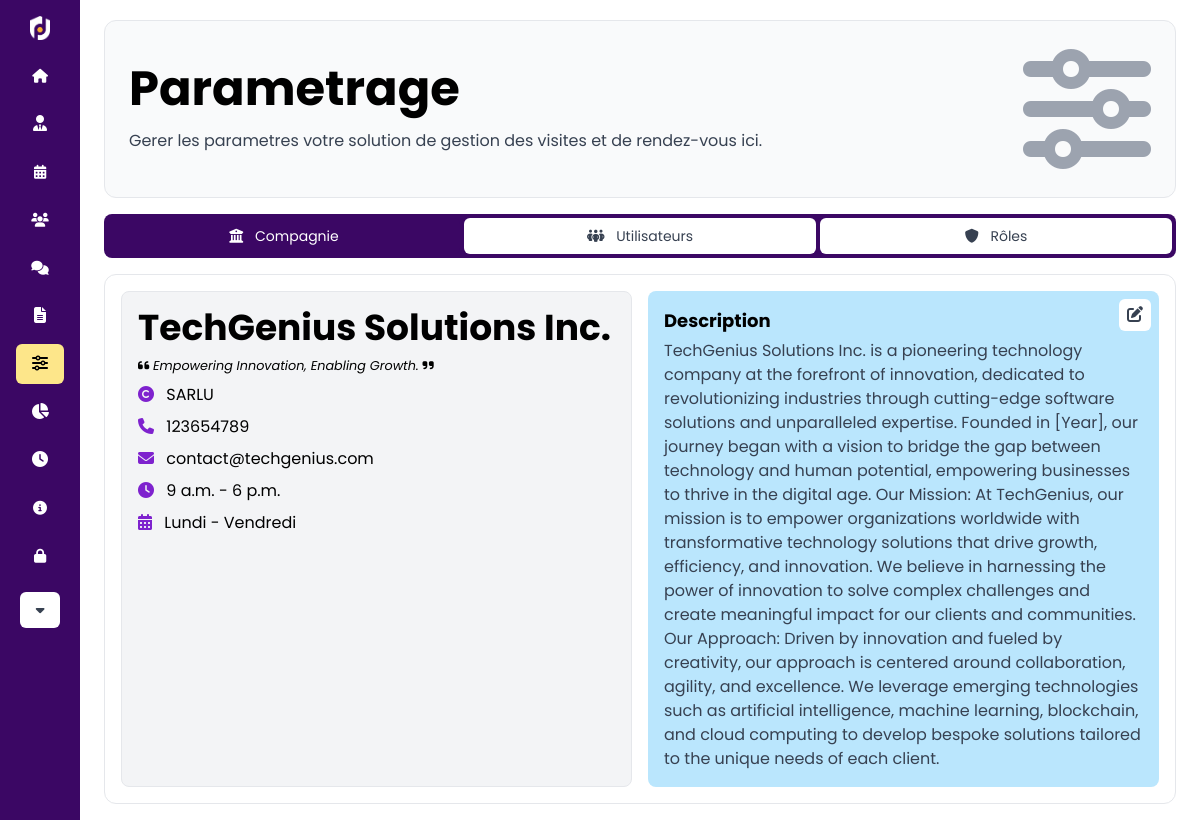
Page /parameters/ (signed in) on the committed database.
### base/models.py (models this page shows, shortened)
class Company(models.Model):
    manager = models.ForeignKey(CustomUser, on_delete=models.CASCADE)
    name = models.CharField(max_length=255)
    slogan = models.CharField(max_length=255)
    company_type = models.CharField(max_length=50, choices=company_types)
    phone = models.CharField(max_length=255, blank=True, null=True)
    email = models.EmailField(max_length=255, null=True, blank=True)
    description = models.TextField(blank=True, null=True, max_length=1000)
    employees = models.ManyToManyField(
        Profile, related_name='companies', blank=True)
    workdays = models.ManyToManyField(WorkDay, blank=True)
    is_verified = models.BooleanField(default=True)
    timestamp = models.DateTimeField(auto_now_add=True)
    opening_time = models.TimeField(blank=True, null=True)
    closing_time = models.TimeField(blank=True, null=True)

class WorkDay(models.Model):
    name = models.CharField(max_length=255)
    fr_name = models.CharField(max_length=255)
    opening_time = models.TimeField(blank=True, null=True)
    closing_time = models.TimeField(blank=True, null=True)

### base/views.py (the view)
# urls.py: path('parameters/', parameters, name='parameters'),
@ login_required(login_url='login')
def parameters(req):
    user = req.user
    if user.role.sec_level < 3:
        curr_comp = get_object_or_404(Company, id=user.profile.company.id)
    else:
        curr_comp = get_object_or_404(Company, manager=user)
    users = CustomUser.objects.all()
    user_roles = Role.objects.all()
    first_day = curr_comp.workdays.first()
    last_day = curr_comp.workdays.last()
    form = RoleForm()
    if req.method == 'POST':
        form = RoleForm(req.POST)
        if form.is_valid():
            form.save()
            return redirect('parameters')
    context = {
        "params_page": "active",
        'title': 'Parameters',
        'users': users,
        'user_roles': user_roles,
        'curr_comp': curr_comp,
        'first_day': first_day,
        'last_day': last_day,
        'form': form,
    }
    return render(req, 'base/parameters.html', context)

### accounts/models.py (called while the page is built)
    def __str__(self):
        return self.name

### base/utils.py (called while the page is built)
def h_encode(id):
    return hashids.encode(id)

    def to_url(self, value):
        return h_encode(value)

### base/templates/base/parameters.html (shortened to what this page needs)
{% extends 'main.html' %} {% load static %} {% block content %}
<div
  class="p-6 bg-gray-50 border rounded-xl flex flex-col md:flex-row gap-8 justify-between items-center"
>
  <article class="w-full">
    <h1 class="text-black text-3xl lg:text-5xl xl:text-7xl font-bold">Parametrage</h1>
    <p class="mt-4">
      Gerer les parametres votre solution de gestion des visites et de rendez-vous ici.
    </p>
  </article>
  <i class="fa-solid fa-sliders text-gray-400 text-9xl"></i>
</div>
<div
  class="my-4 tabbar w-full p-1 bg-purple-950 rounded-lg flex justify-between gap-1 h-fit w-full text-sm"
>
  <button
    class="tabBtn px-4 py-2 bg-white hover:bg-purple-950 hover:text-white rounded-md w-full"
    onclick="openTab(event, 'company')"
    id="defaultTab"
  >
    <i class="fa-solid fa-building-columns"></i>
    <span class="hidden lg:inline lg:ml-2">Compagnie</span>
  </button>
  <button
    class="tabBtn px-4 py-2 bg-white hover:bg-purple-950 hover:text-white rounded-md w-full"
    onclick="openTab(event, 'users')"
  >
    <i class="fa-solid fa-people-group"></i>
    <span class="hidden lg:inline lg:ml-2">Utilisateurs</span>
  </button>
  <button
    class="tabBtn px-4 py-2 bg-white hover:bg-purple-950 hover:text-white rounded-md w-full"
    onclick="openTab(event, 'roles')"
  >
    <i class="fa-solid fa-shield"></i>
    <span class="hidden lg:inline lg:ml-2">Rôles</span>
  </button>
</div>
<section
  id="company"
  class="tabcontent relative my-4 border border p-4 rounded-xl"
>
  {% if user.role.sec_level >= 4 %}
  <button
    onclick="hide_dialogs()"
    hx-target="#basic_dialog"
    hx-get="{% url 'edit_company' curr_comp.id %}"
    class="absolute top-6 right-6 px-2 py-1 bg-white hover:bg-purple-400 rounded-md hover:text-black"
  >
    <i class="fa-solid fa-pen-to-square"></i>
  </button>
  {% endif %}
  <div class="grid lg:grid-cols-2 gap-4">
    <div class="flex flex-col gap-2 p-4 bg-gray-100 border rounded-lg">
      <h3 class="4 text-black text-4xl font-bold">{{curr_comp.name}}</h3>
      <small class="text-black italic">
        <i class="fa-solid fa-quote-left"></i>
        {{curr_comp.slogan}}
        <i class="fa-solid fa-quote-right"></i>
      </small>
      <p class="text-black">
        <i class="fa-solid fa-copyright text-purple-700 mr-2"></i>
        {{curr_comp.company_type}}
      </p>
      <p class="text-black">
        <i class="fa-solid fa-phone text-purple-700 mr-2"></i>
        {{curr_comp.phone}}
      </p>
      <p class="text-black">
        <i class="fa-solid fa-envelope text-purple-700 mr-2"></i>
        {{curr_comp.email}}
      </p>
      <p class="text-black">
        <i class="fa-solid fa-clock text-purple-700 mr-2"></i>
        {{curr_comp.opening_time}} - {{curr_comp.closing_time}}
      </p>
      <p class="text-black">
        <i class="fa-solid fa-calendar-days text-purple-700 mr-2"></i>
        {{first_day.fr_name}} - {{last_day.fr_name}}
      </p>
    </div>
    <article class="flex flex-col gap-1 p-4 bg-sky-200 rounded-lg">
      <span class="text-lg text-black font-bold">Description</span>
      <p class="shortened">{{curr_comp.description|truncatechars:1001}}</p>
    </article>
  </div>
</section>
{% endblock %}

### static/styles.css (style rules this page uses)
.active { background: #fde68a; color: black; }
.tabbar button.active { background-color: #3b0764; color: white; }
.tabcontent, .minitabcontent { height: inherit; animation: fadeEffect 1s; }

### templates/main.html (style rules this page uses)
body { font-family: "Poppins", sans-serif; }

### rows in the picture
Company: name "TechGenius Solutions Inc.", slogan "Empowering Innovation, Enabling Growth.", company_type "SARLU", phone "123654789", email "contact@techgenius.com", opening_time "9 a.m.", closing_time "6 p.m.", description "TechGenius Solutions Inc. is a pioneering technology company at the forefront of innovation, dedicated to revolutionizing industries through cutting-edge software solutions and unparalleled expertise. Founded in [Year], our journey began with a vision to bridge the gap between technology and human potential, empowering businesses to thrive in the digital age. Our Mission: At TechGenius, our mission is to empower organizations worldwide with transformative technology solutions that drive growth, efficiency, and innovation. We believe in harnessing the power of innovation to solve complex challenges and create meaningful impact for our clients and communities. Our Approach: Driven by…"
WorkDay: fr_name "Lundi"
WorkDay: fr_name "Vendredi"
